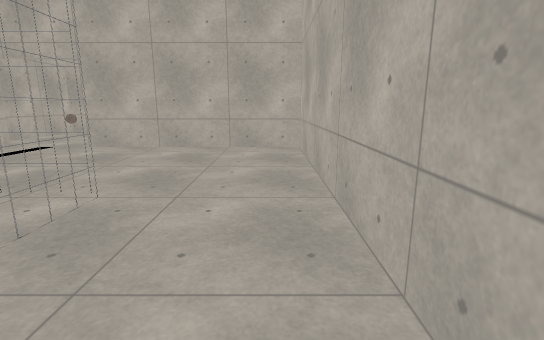
view 1 (above)

16 first-person views from a walk through a 3-D level made in the Godot game engine. The camera is 1.4 m above the floor, tilts 12° down and sees 85° across. Doors that lead somewhere are drawn open, without their leaves. The floor is counted in squares, 0.5 m on a side. Each view is taken from the middle of a square. On the plan, view 1 faces up. The plan holds only what a view shows up to about 20 squares ahead; the rest is blank. The place goes on beyond the plan. Surface patterns are stand-ins for the level's own textures.

view 2
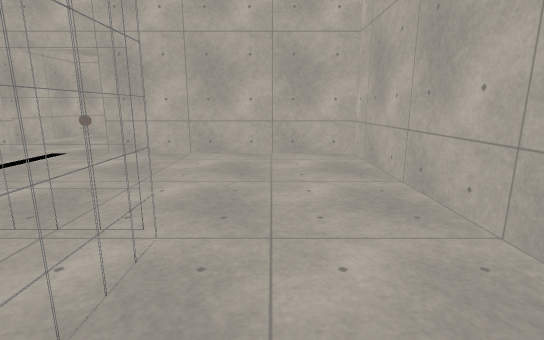

view 3
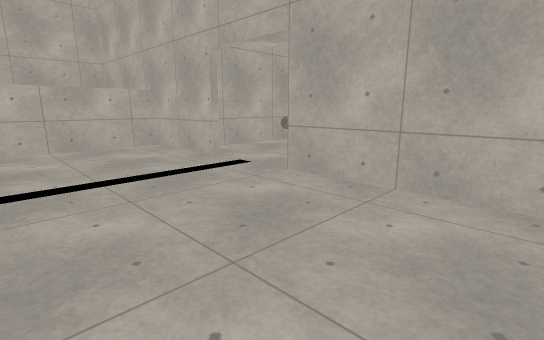

view 4
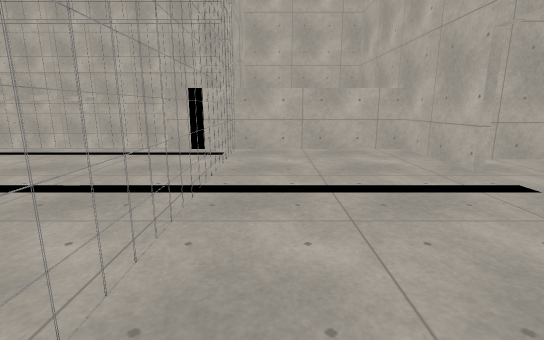

view 5
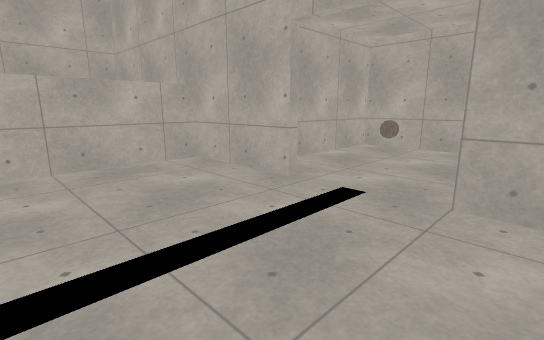

view 6
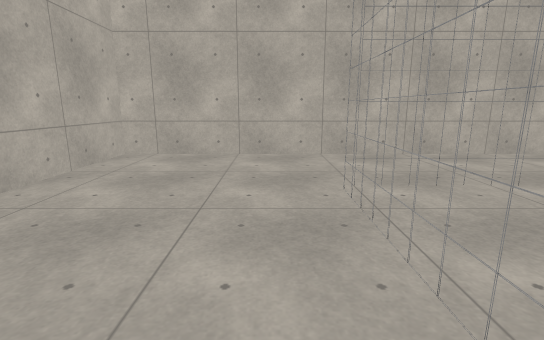

view 7
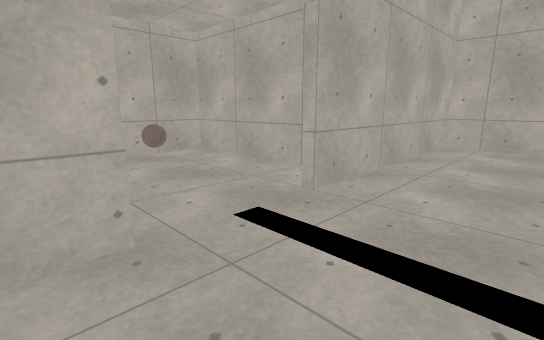

view 8
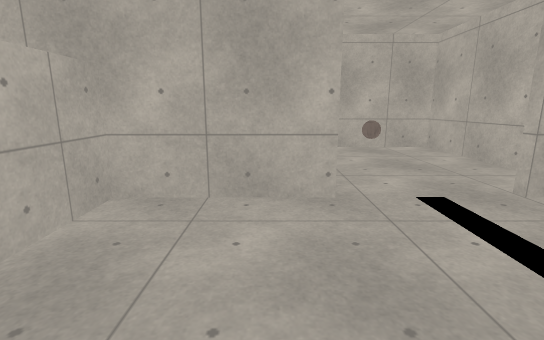

view 9
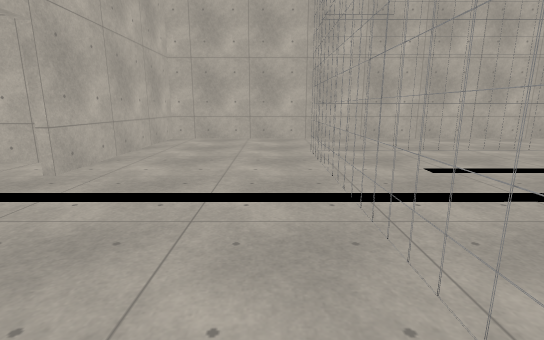

view 10
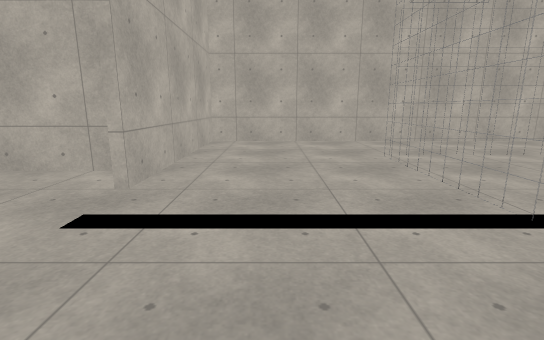

view 11
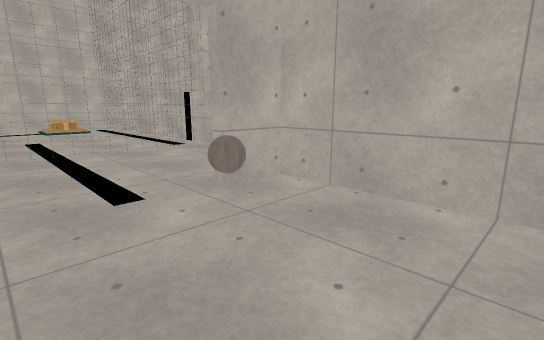

view 12
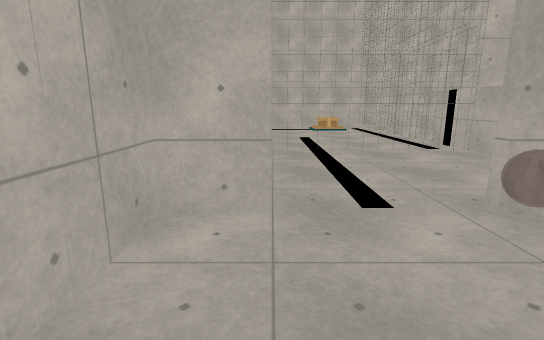

view 13
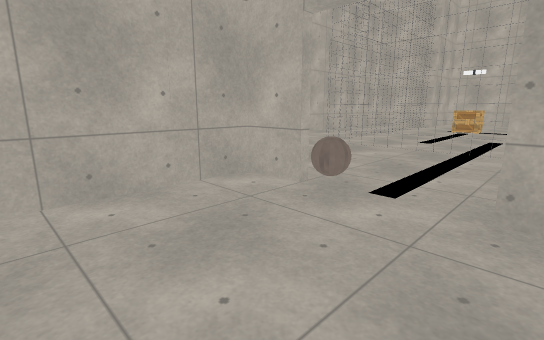

view 14
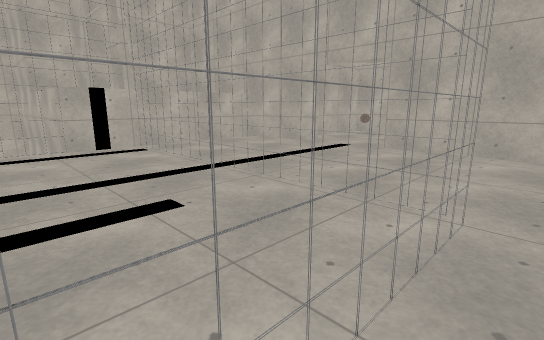

view 15
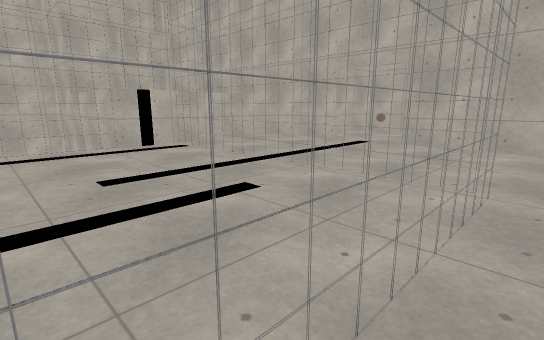

view 16
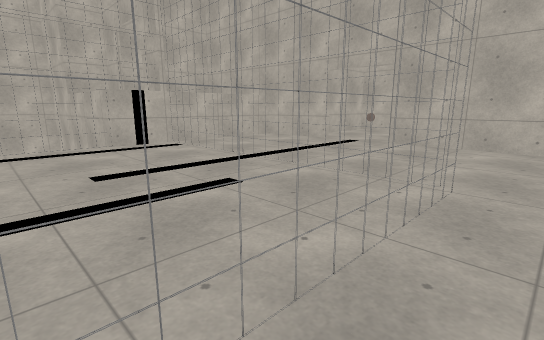

### Floor plan
Key: @ floor where view 1 was taken; # wall or solid block; . floor; D open door; T thing the floor can be seen under or through; O other object.
Columns run from 26 left of view 1 to 2 right of it. Each row starts with its distance up from view 1.
 30     #...........#
 29     #...........#
 28     #...........#
 27     #...........#
 26     #...........#
 25     #....OO.....#
 24     #...........#
 23     #...........#
 22     #...........#
 21 #######DDDDDDD###############
 20 #...........................#
 19 #...........................#
 18 #...........................#
 17 #...........................#
 16 #...........................#
 15 #...........................#
 14 #...........................#
 13 #...........................#
 12 #...........................#
 11 #...........................#
 10 ##########TTTTTTTTTTT.......#
  9                    TTT......#
  8                     TT......#
  7                      T......#
  6                      T......#
  5                      T......#
  4                      T......#
  3                      T......#
  2                      T......#
  1                      T......#
  0                      #....@.#
 -1                      #. ....#
 -2                      #.. ...#

Positions as (right, up) in squares from view 1, and headings:
1: (0, 0), facing up
2: (-3, 3), facing up
3: (-4, 11), facing up-left
4: (-6, 12), facing left
5: (-11, 12), facing up-left
6: (-16, 12), facing right
7: (-21, 15), facing up-right
8: (-21, 12), facing up
9: (-25, 12), facing right
10: (-23, 16), facing right
11: (-13, 30), facing down-left
12: (-13, 29), facing down
13: (-20, 30), facing down-right
14: (-4, 1), facing up-left
15: (-4, -2), facing up-left
16: (-3, -2), facing up-left
